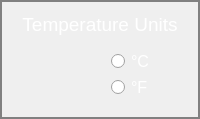
                        <widget class="QFrame" name="temperature_units">
                         <property name="maximumSize">
                          <size>
                           <width>16777215</width>
                           <height>16777215</height>
                          </size>
                         </property>
                         <property name="styleSheet">
                          <string notr="true">border:2px solid gray;
border-top-left-radius: 0px;
border-top-right-radius: 0px;
border-bottom-left-radius: 0px;
border-bottom-right-radius: 0px;</string>
                         </property>
                         <property name="frameShape">
                          <enum>QFrame::StyledPanel</enum>
                         </property>
                         <property name="frameShadow">
                          <enum>QFrame::Raised</enum>
                         </property>
                         <layout class="QVBoxLayout" name="verticalLayout_22" stretch="0,1">
                          <item>
                           <widget class="QLabel" name="label_15">
                            <property name="font">
                             <font>
                              <pointsize>14</pointsize>
                             </font>
                            </property>
                            <property name="styleSheet">
                             <string notr="true">border:0px;
color:white;</string>
                            </property>
                            <property name="text">
                             <string>Temperature Units</string>
                            </property>
                            <property name="alignment">
                             <set>Qt::AlignCenter</set>
                            </property>
                           </widget>
                          </item>
                          <item>
                           <widget class="QFrame" name="frame_43">
                            <property name="styleSheet">
                             <string notr="true">border:0px;</string>
                            </property>
                            <property name="frameShape">
                             <enum>QFrame::StyledPanel</enum>
                            </property>
                            <property name="frameShadow">
                             <enum>QFrame::Raised</enum>
                            </property>
                            <layout class="QVBoxLayout" name="verticalLayout_23">
                             <property name="leftMargin">
                              <number>98</number>
                             </property>
                             <item>
                              <widget class="QRadioButton" name="tempC">
                               <property name="font">
                                <font>
                                 <pointsize>12</pointsize>
                                </font>
                               </property>
                               <property name="styleSheet">
                                <string notr="true">color:white;</string>
                               </property>
                               <property name="text">
                                <string>°C</string>
                               </property>
                              </widget>
                             </item>
                             <item>
                              <widget class="QRadioButton" name="tempF">
                               <property name="font">
                                <font>
                                 <pointsize>12</pointsize>
                                </font>
                               </property>
                               <property name="styleSheet">
                                <string notr="true">color:white;</string>
                               </property>
                               <property name="text">
                                <string>°F</string>
                               </property>
                              </widget>
                             </item>
                            </layout>
                           </widget>
                          </item>
                         </layout>
                        </widget>
